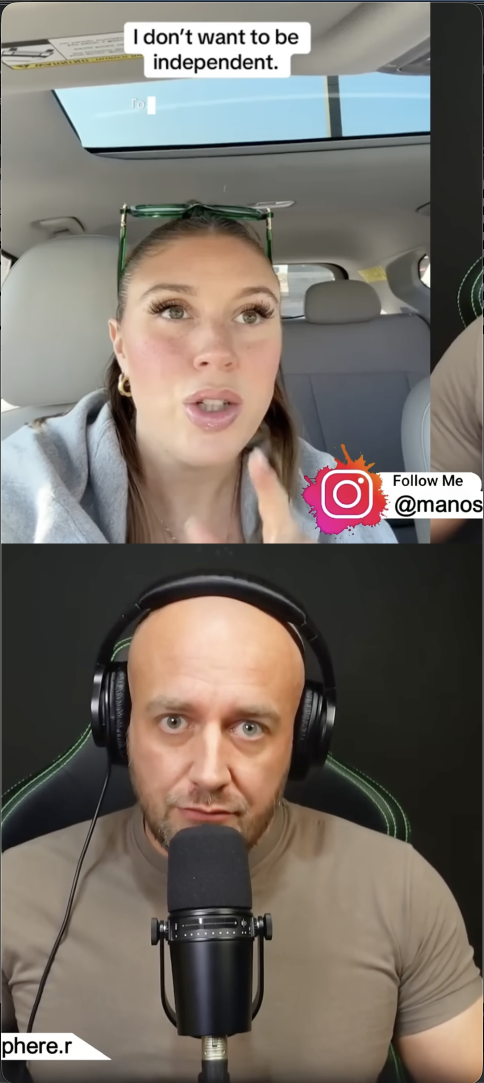
#> input picture .gemini-clipboard/clipboard-1764560318976.png, 968 x 2166 px (shown at 1/2 size); its folder holds only this picture in this run
$ python -i saliency.py   (imports and definitions only)   (older library calls are emulated)
#> lines starting #> are read from the running program, lines starting #| are printed output that depends on the picture
"""
Saliency-based fallback for when face detection fails.

Provides simple, fast saliency estimation using edge density
and gradient magnitude.
"""

import cv2
import numpy as np

from app.core.smart_reframe.models import BoundingBox
from app.core.smart_reframe.config import FallbackPolicy


# [171 lines that did not run here, left out]

>>> import cv2
>>> picture = cv2.imread('../../../.gemini-clipboard/clipboard-1764560318976.png', cv2.IMREAD_GRAYSCALE)
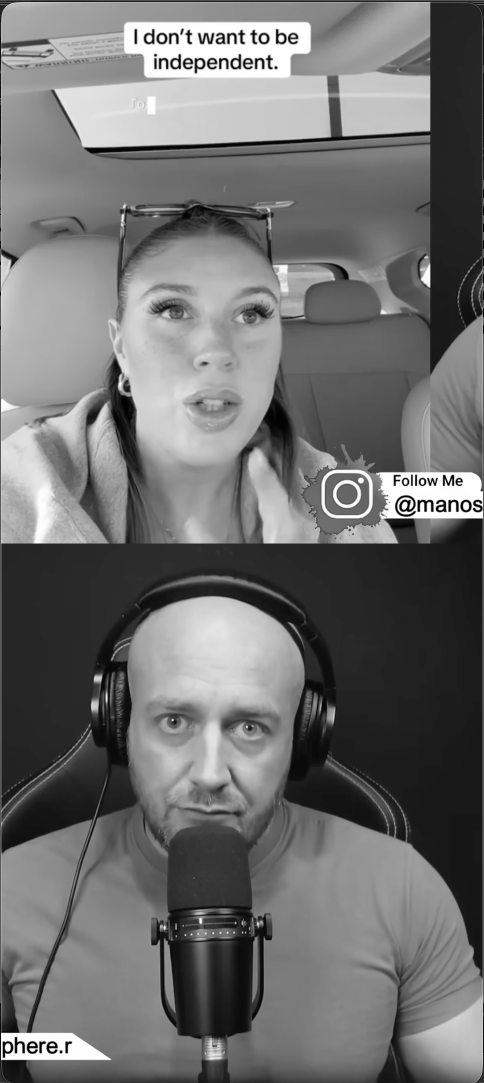
#> picture: shape (2166, 968) (shown at 1/2 size); min 0, max 255, mean 111.7
#> (the run stopped early here; a loop or call above may not have finished)
